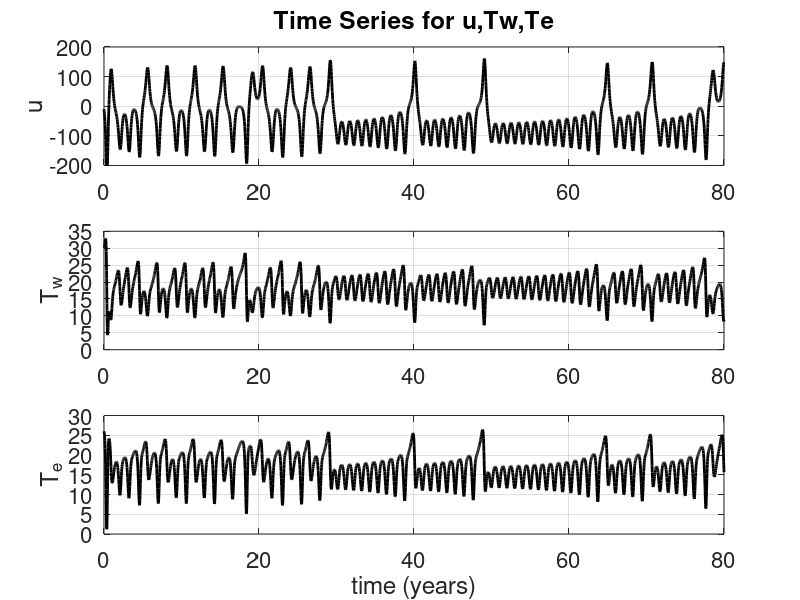
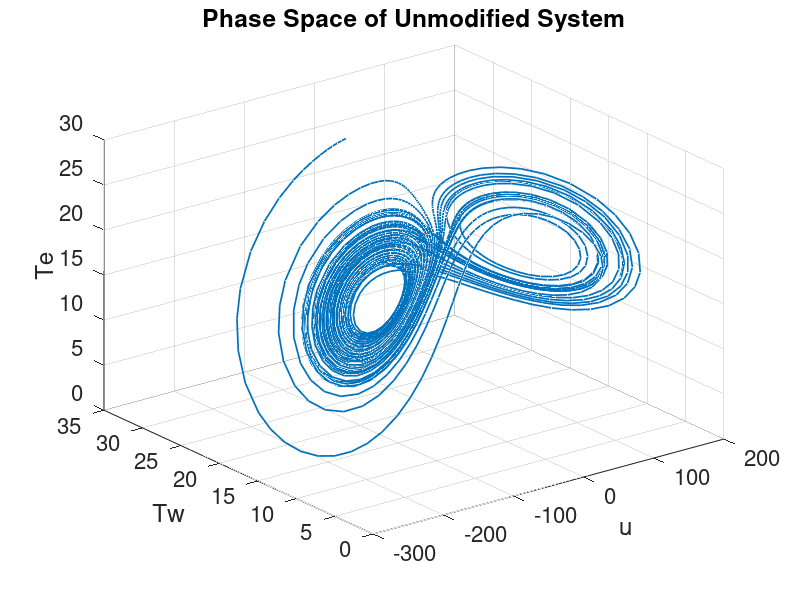
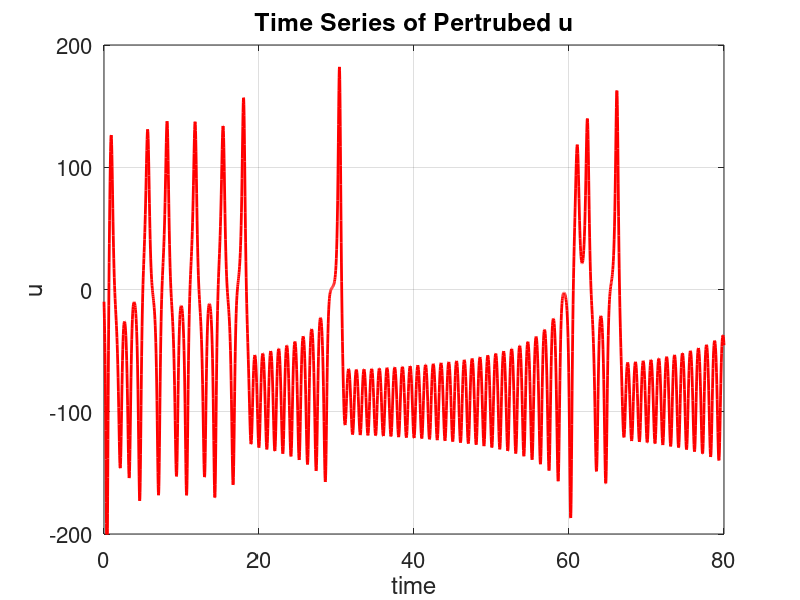

These charts were generated, in order, by the following MATLAB code:
function nino
% Basic ENSO model

set(0,'defaultaxesfontsize',16);
set(0,'defaultlinelinewidth',2);

% parameter values
ustar=-14.2;
tstar=28;
tbar=16;
delx=7.5;
B=940;
C=3;
r=1;

% derivative functions
du=@(u,tw,te) (B/(2*delx))*(te-tw)-C*(u-ustar);
dtw=@(u,tw,te) u/(2*delx)*(tbar-te)+r*(tstar-tw);
dte=@(u,tw,te) -u/(2*delx)*(tbar-tw)+r*(tstar-te);
x0=[-10; 30; 26]; 

% maximum time in years
tmax=80;

% solve the system
[tout,yout]=ode45(@(t,x) [du(x(1),x(2),x(3)); ...
    dtw(x(1),x(2),x(3)); ...
    dte(x(1),x(2),x(3))],...
    [0 tmax],x0);

% plot the output
figure

subplot(3,1,1)
plot(tout,yout(:,1),'k')
title('Time Series for u,Tw,Te')
ylabel('u')
ylim([-200 200])
grid on
hold on

subplot(3,1,2)
plot(tout,yout(:,2),'k')
ylabel('T_w')
grid on
hold on

subplot(3,1,3)
plot(tout,yout(:,3),'k')
xlabel('time (years)')
ylabel('T_e')
grid on
hold off

% Phase Portrait

figure

plot3(yout(:,1),yout(:,2),yout(:,3),'LineWidth',1.25)

xlabel('u');
ylabel('Tw');
zlabel('Te');
title('Phase Space of Unmodified System')
grid on

% Time Series Graphs

% derivative functions with pertubed u
du=@(u,tw,te) (B/(2*delx))*(te-tw)-C*(u-ustar);
dtw=@(u,tw,te) u/(2*delx)*(tbar-te)+r*(tstar-tw);
dte=@(u,tw,te) -u/(2*delx)*(tbar-tw)+r*(tstar-te);
x0=[-9.99; 30; 26]; 

% maximum time in years
tmax=80;

% re-solve the system
[tout,yout]=ode45(@(t,x) [du(x(1),x(2),x(3)); ...
    dtw(x(1),x(2),x(3)); ...
    dte(x(1),x(2),x(3))],...
    [0 tmax],x0);

% plot
figure
plot(tout,yout(:,1),'r')
xlabel('time')
ylabel('u')
ylim([-200 200])
grid on
title('Time Series of Pertrubed u')
end